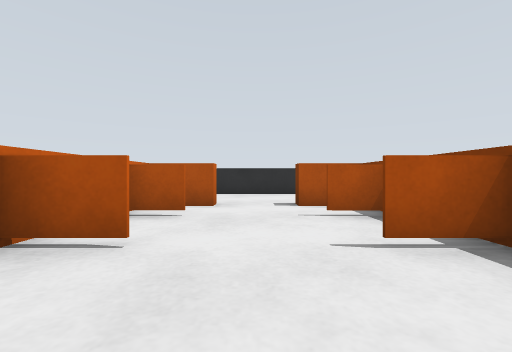
View 1 (above)

24 first-person views from a walk through a robot-simulator world made for Gazebo. The camera is 0.35 m above the floor, looks level and sees 90° across. The floor is counted in squares, 0.5 m on a side. Each view is taken from the middle of a square. On the plan, view 1 faces up. The plan holds only what a view shows up to about 9 squares ahead; the rest is blank. The place goes on beyond the plan.

View 2
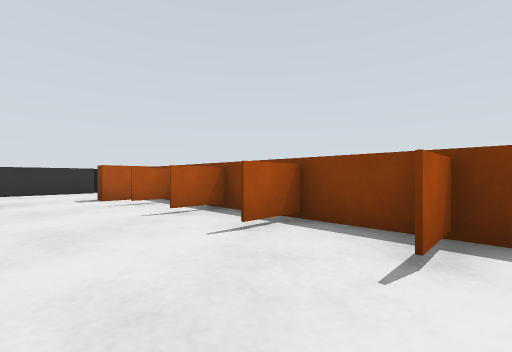

View 3
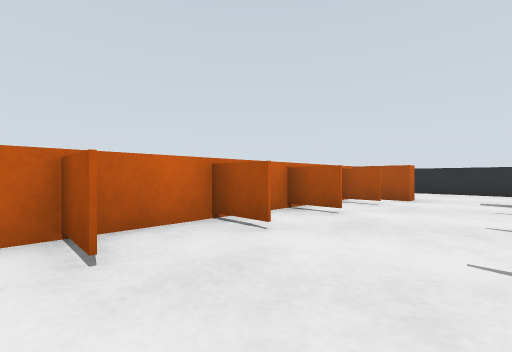

View 4
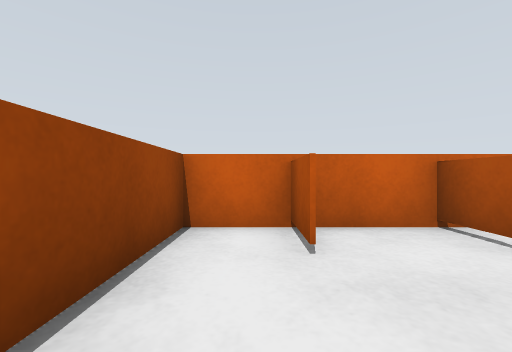

View 5
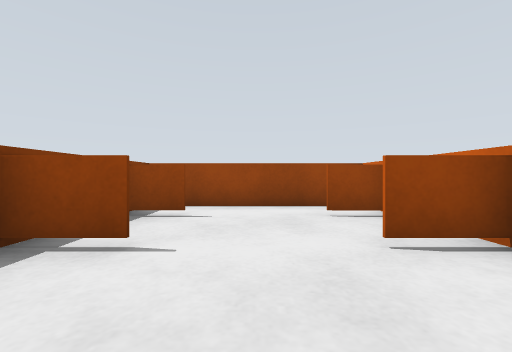

View 6
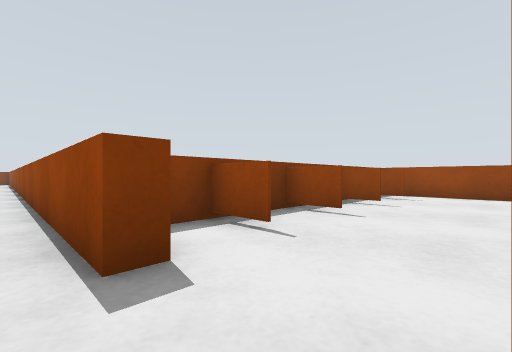

View 7
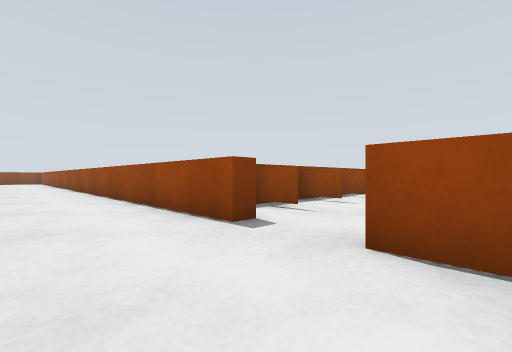

View 8
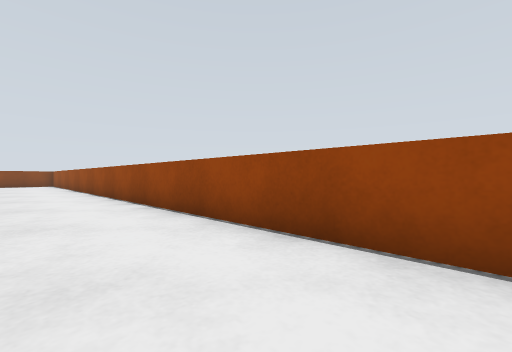

View 9
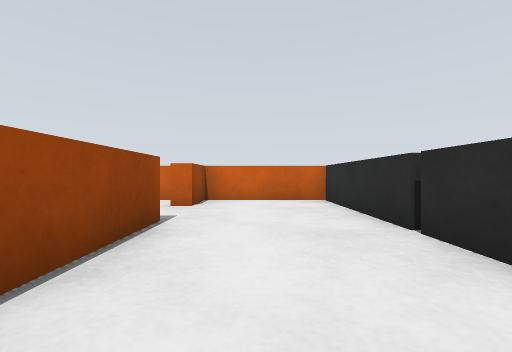

View 10
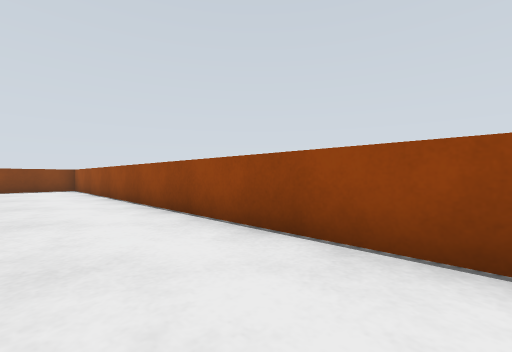

View 11
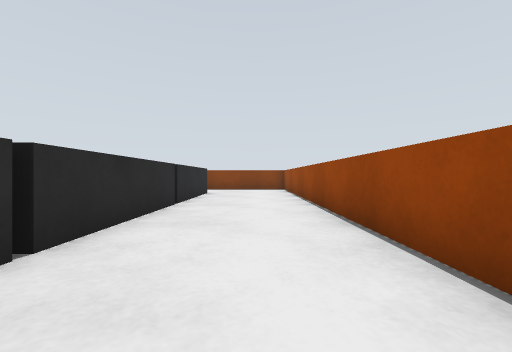

View 12
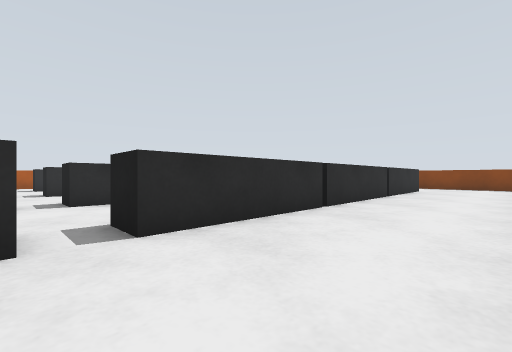

View 13
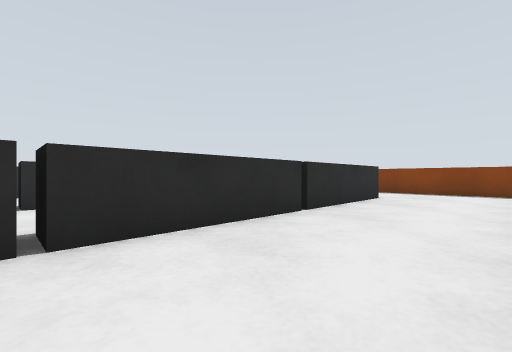

View 14
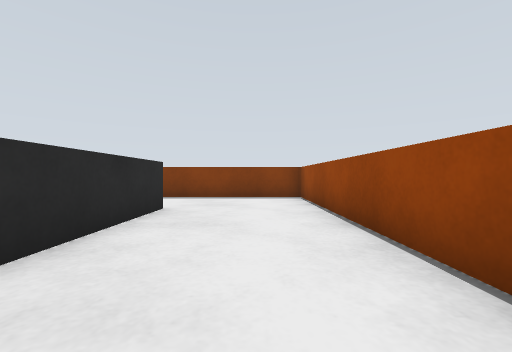

View 15
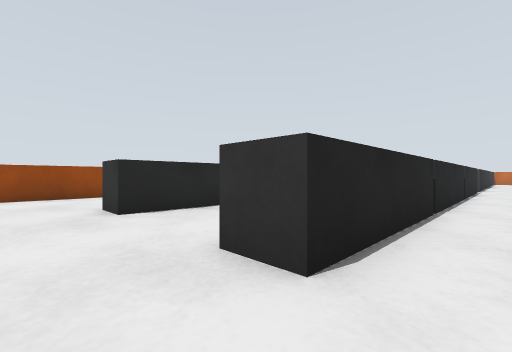

View 16
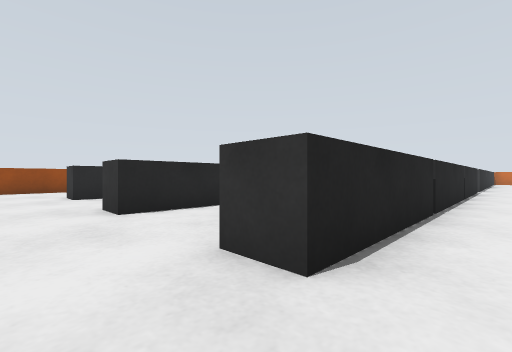

View 17
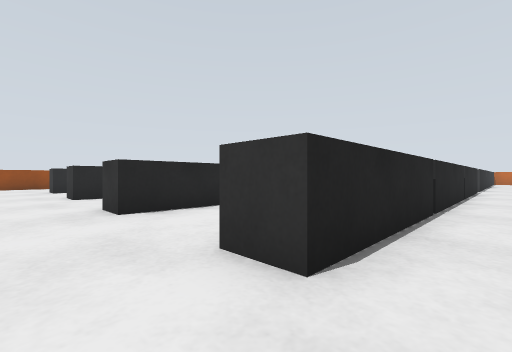

View 18
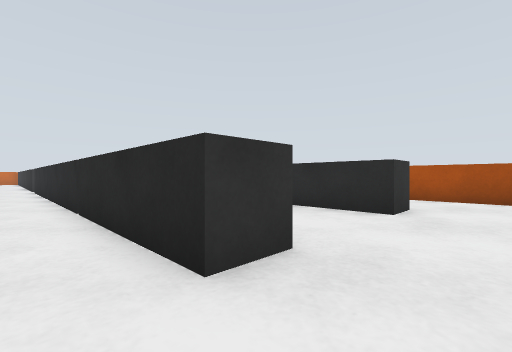

View 19
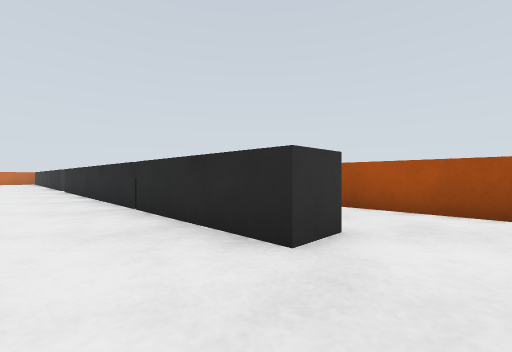

View 20
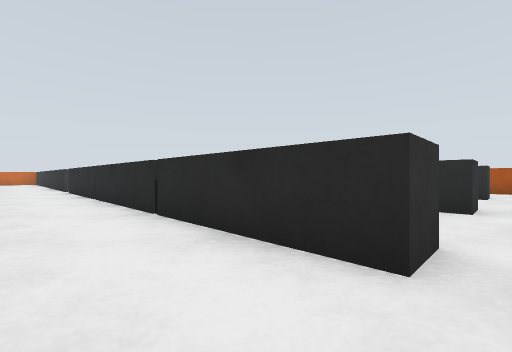

View 21
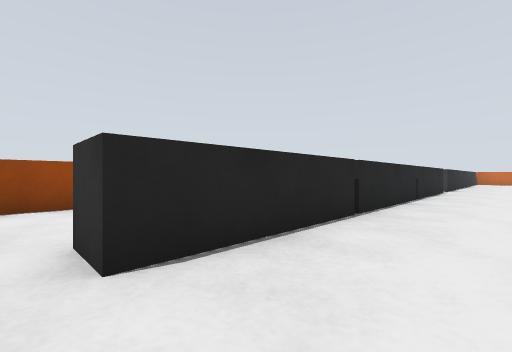

View 22
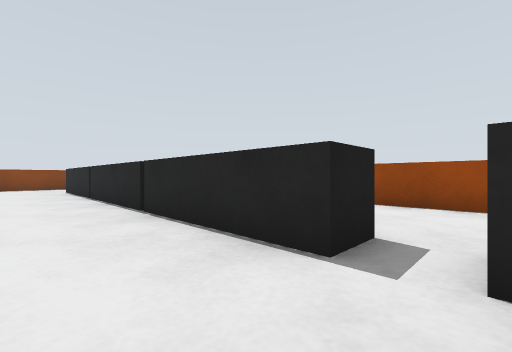

View 23
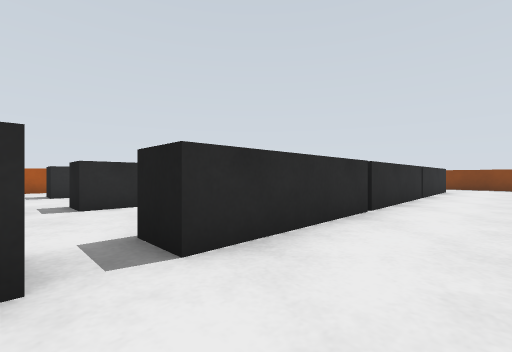

View 24
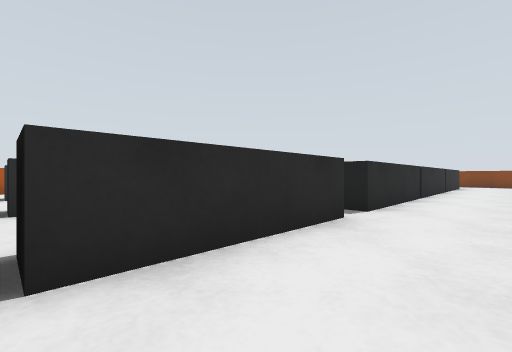

### Floor plan
Points are (right, up) in squares from view 1. A wall is a line through its corners. A room is listed if a view was taken in it or the views show most of it. See-through windows are left out.
Room 1 (views 1, 2, 3, 4, 5)
walls: (-1, 6) (-2.5, 6) (-2.5, -3) (2.5, -3) (2.5, 6) (1, 6)
ways out: opening at (0.5, 6) to room 2
objects: orange box (-2, -2) to (-2, -1); orange box (-2, 0) to (-2, 1); orange box (-2, 2) to (-2, 3); orange box (-2, 4) to (-2, 5); orange box (2, -2) to (2, -1); orange box (2, 0) to (2, 1); orange box (2, 2) to (2, 3); orange box (2, 4) to (2, 5)
Room 2 (views 6, 7, 8, 9, 10, 11, 12, 13, 14, 15, 16, 17, 18, 19, 20, 21, 22, 23, 24)
walls: (1, 6) (1, 6.5) (26.5, 6.5) (26.5, 11.1); (-2.5, 10.1) (-2.5, 6.5) (-1, 6.5) (-1, 6)
ways out: opening at (0.5, 6) to room 1
objects: dark grey box (-2, 10) to (1, 10); dark grey box (2, 10) to (3, 10); dark grey box (6, 14) to (10, 15); dark grey box (6, 18); dark grey box (10, 10) to (10, 11); dark grey box (11, 10) to (14, 11); dark grey box (11, 14) to (14, 15); dark grey box (11, 18) to (14, 19); dark grey box (11, 22) to (14, 23); dark grey box (15, 10) to (19, 11); dark grey box (15, 14) to (19, 15); dark grey box (15, 18) to (19, 19); dark grey box (15, 22) to (19, 23); dark grey box (20, 10) to (23, 11); dark grey box (20, 14) to (23, 15); dark grey box (20, 18) to (23, 19); dark grey box (20, 22) to (23, 23)

Where each view was taken, in squares from view 1:
view 1: 0 up, 0 right, facing up
view 2: 2 down, 1 left, facing up-right
view 3: 2 down, 1 right, facing up-left
view 4: 2 down, 1 right, facing left
view 5: 3 up, 0 right, facing down
view 6: 7 up, 1 left, facing down-right
view 7: 9 up, 2 left, facing down-right
view 8: 9 up, 5 right, facing down-right
view 9: 8 up, 5 right, facing left
view 10: 9 up, 12 right, facing down-right
view 11: 8 up, 13 right, facing right
view 12: 7 up, 10 right, facing up-right
view 13: 7 up, 15 right, facing up-right
view 14: 8 up, 18 right, facing right
view 15: 16 up, 25 right, facing down-left
view 16: 20 up, 25 right, facing down-left
view 17: 24 up, 25 right, facing down-left
view 18: 17 up, 25 right, facing up-left
view 19: 20 up, 25 right, facing up-left
view 20: 12 up, 24 right, facing up-left
view 21: 13 up, 24 right, facing down-left
view 22: 13 up, 10 right, facing down-right
view 23: 12 up, 10 right, facing up-right
view 24: 12 up, 6 right, facing up-right
